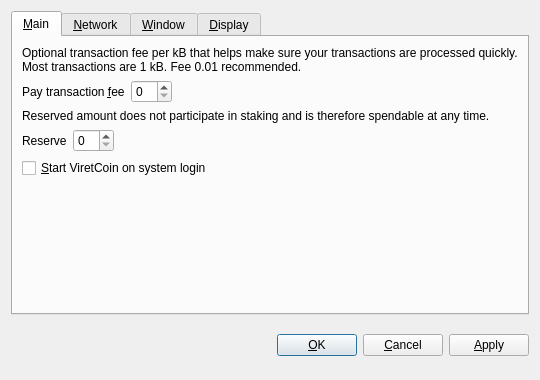
<?xml version="1.0" encoding="UTF-8"?>
<ui version="4.0">
 <class>OptionsDialog</class>
 <widget class="QDialog" name="OptionsDialog">
  <property name="geometry">
   <rect>
    <x>0</x>
    <y>0</y>
    <width>540</width>
    <height>380</height>
   </rect>
  </property>
  <property name="windowTitle">
   <string>Options</string>
  </property>
  <property name="modal">
   <bool>true</bool>
  </property>
  <layout class="QVBoxLayout" name="verticalLayout">
   <item>
    <widget class="QTabWidget" name="tabWidget">
     <property name="tabPosition">
      <enum>QTabWidget::North</enum>
     </property>
     <property name="currentIndex">
      <number>0</number>
     </property>
     <widget class="QWidget" name="tabMain">
      <attribute name="title">
       <string>&amp;Main</string>
      </attribute>
      <layout class="QVBoxLayout" name="verticalLayout_Main">
       <item>
        <widget class="QLabel" name="transactionFeeInfoLabel">
         <property name="text">
          <string>Optional transaction fee per kB that helps make sure your transactions are processed quickly. Most transactions are 1 kB. Fee 0.01 recommended.</string>
         </property>
         <property name="textFormat">
          <enum>Qt::PlainText</enum>
         </property>
         <property name="wordWrap">
          <bool>true</bool>
         </property>
        </widget>
       </item>
       <item>
        <layout class="QHBoxLayout" name="horizontalLayoutFee">
         <item>
          <widget class="QLabel" name="transactionFeeLabel">
           <property name="text">
            <string>Pay transaction &amp;fee</string>
           </property>
           <property name="textFormat">
            <enum>Qt::PlainText</enum>
           </property>
           <property name="buddy">
            <cstring>transactionFee</cstring>
           </property>
          </widget>
         </item>
         <item>
          <widget class="BitcoinAmountField" name="transactionFee"/>
         </item>
         <item>
          <spacer name="horizontalSpacerFee">
           <property name="orientation">
            <enum>Qt::Horizontal</enum>
           </property>
           <property name="sizeHint" stdset="0">
            <size>
             <width>40</width>
             <height>20</height>
            </size>
           </property>
          </spacer>
         </item>
        </layout>
       </item>
       <item>
        <widget class="QLabel" name="reserveBalanceInfoLabel">
         <property name="text">
          <string>Reserved amount does not participate in staking and is therefore spendable at any time.</string>
         </property>
         <property name="textFormat">
          <enum>Qt::PlainText</enum>
         </property>
         <property name="wordWrap">
          <bool>true</bool>
         </property>
        </widget>
       </item>
       <item>
        <layout class="QHBoxLayout" name="horizontalLayoutReserveBalance">
         <item>
          <widget class="QLabel" name="reserveBalanceLabel">
           <property name="text">
            <string>Reserve</string>
           </property>
           <property name="textFormat">
            <enum>Qt::PlainText</enum>
           </property>
           <property name="buddy">
            <cstring>reserveBalance</cstring>
           </property>
          </widget>
         </item>
         <item>
          <widget class="BitcoinAmountField" name="reserveBalance"/>
         </item>
         <item>
          <spacer name="horizontalSpacerReserveBalance">
           <property name="orientation">
            <enum>Qt::Horizontal</enum>
           </property>
           <property name="sizeHint" stdset="0">
            <size>
             <width>40</width>
             <height>20</height>
            </size>
           </property>
          </spacer>
         </item>
        </layout>
       </item>
       <item>
        <widget class="QCheckBox" name="bitcoinAtStartup">
         <property name="toolTip">
          <string>Automatically start ViretCoin after logging in to the system.</string>
         </property>
         <property name="text">
          <string>&amp;Start ViretCoin on system login</string>
         </property>
        </widget>
       </item>
       <item>
        <spacer name="verticalSpacer_Main">
         <property name="orientation">
          <enum>Qt::Vertical</enum>
         </property>
         <property name="sizeHint" stdset="0">
          <size>
           <width>20</width>
           <height>40</height>
          </size>
         </property>
        </spacer>
       </item>
      </layout>
     </widget>
     <widget class="QWidget" name="tabNetwork">
      <attribute name="title">
       <string>&amp;Network</string>
      </attribute>
      <layout class="QVBoxLayout" name="verticalLayout_Network">
       <item>
        <widget class="QCheckBox" name="mapPortUpnp">
         <property name="toolTip">
          <string>Automatically open the ViretCoin client port on the router. This only works when your router supports UPnP and it is enabled.</string>
         </property>
         <property name="text">
          <string>Map port using &amp;UPnP</string>
         </property>
        </widget>
       </item>
       <item>
        <widget class="QCheckBox" name="connectSocks">
         <property name="toolTip">
          <string>Connect to the ViretCoin network through a SOCKS proxy (e.g. when connecting through Tor).</string>
         </property>
         <property name="text">
          <string>&amp;Connect through SOCKS proxy:</string>
         </property>
        </widget>
       </item>
       <item>
        <layout class="QHBoxLayout" name="horizontalLayout_Network">
         <item>
          <widget class="QLabel" name="proxyIpLabel">
           <property name="text">
            <string>Proxy &amp;IP:</string>
           </property>
           <property name="textFormat">
            <enum>Qt::PlainText</enum>
           </property>
           <property name="buddy">
            <cstring>proxyIp</cstring>
           </property>
          </widget>
         </item>
         <item>
          <widget class="QValidatedLineEdit" name="proxyIp">
           <property name="maximumSize">
            <size>
             <width>140</width>
             <height>16777215</height>
            </size>
           </property>
           <property name="toolTip">
            <string>IP address of the proxy (e.g. 127.0.0.1)</string>
           </property>
          </widget>
         </item>
         <item>
          <widget class="QLabel" name="proxyPortLabel">
           <property name="text">
            <string>&amp;Port:</string>
           </property>
           <property name="textFormat">
            <enum>Qt::PlainText</enum>
           </property>
           <property name="buddy">
            <cstring>proxyPort</cstring>
           </property>
          </widget>
         </item>
         <item>
          <widget class="QLineEdit" name="proxyPort">
           <property name="maximumSize">
            <size>
             <width>55</width>
             <height>16777215</height>
            </size>
           </property>
           <property name="toolTip">
            <string>Port of the proxy (e.g. 9050)</string>
           </property>
          </widget>
         </item>
         <item>
          <widget class="QLabel" name="socksVersionLabel">
           <property name="text">
            <string>SOCKS &amp;Version:</string>
           </property>
           <property name="textFormat">
            <enum>Qt::PlainText</enum>
           </property>
           <property name="buddy">
            <cstring>socksVersion</cstring>
           </property>
          </widget>
         </item>
         <item>
          <widget class="QValueComboBox" name="socksVersion">
           <property name="toolTip">
            <string>SOCKS version of the proxy (e.g. 5)</string>
           </property>
          </widget>
         </item>
         <item>
          <spacer name="horizontalSpacer_Network">
           <property name="orientation">
            <enum>Qt::Horizontal</enum>
           </property>
           <property name="sizeHint" stdset="0">
            <size>
             <width>40</width>
             <height>20</height>
            </size>
           </property>
          </spacer>
         </item>
        </layout>
       </item>
       <item>
        <spacer name="verticalSpacer_Network">
         <property name="orientation">
          <enum>Qt::Vertical</enum>
         </property>
         <property name="sizeHint" stdset="0">
          <size>
           <width>20</width>
           <height>40</height>
          </size>
         </property>
        </spacer>
       </item>
      </layout>
     </widget>
     <widget class="QWidget" name="tabWindow">
      <attribute name="title">
       <string>&amp;Window</string>
      </attribute>
      <layout class="QVBoxLayout" name="verticalLayout_Window">
       <item>
        <widget class="QCheckBox" name="minimizeToTray">
         <property name="toolTip">
          <string>Show only a tray icon after minimizing the window.</string>
         </property>
         <property name="text">
          <string>&amp;Minimize to the tray instead of the taskbar</string>
         </property>
        </widget>
       </item>
       <item>
        <widget class="QCheckBox" name="minimizeOnClose">
         <property name="toolTip">
          <string>Minimize instead of exit the application when the window is closed. When this option is enabled, the application will be closed only after selecting Quit in the menu.</string>
         </property>
         <property name="text">
          <string>M&amp;inimize on close</string>
         </property>
        </widget>
       </item>
       <item>
        <spacer name="verticalSpacer_Window">
         <property name="orientation">
          <enum>Qt::Vertical</enum>
         </property>
         <property name="sizeHint" stdset="0">
          <size>
           <width>20</width>
           <height>40</height>
          </size>
         </property>
        </spacer>
       </item>
      </layout>
     </widget>
     <widget class="QWidget" name="tabDisplay">
      <attribute name="title">
       <string>&amp;Display</string>
      </attribute>
      <layout class="QVBoxLayout" name="verticalLayout_Display">
       <item>
        <layout class="QHBoxLayout" name="horizontalLayout_1_Display">
         <item>
          <widget class="QLabel" name="langLabel">
           <property name="text">
            <string>User Interface &amp;language:</string>
           </property>
           <property name="textFormat">
            <enum>Qt::PlainText</enum>
           </property>
           <property name="buddy">
            <cstring>lang</cstring>
           </property>
          </widget>
         </item>
         <item>
          <widget class="QValueComboBox" name="lang">
           <property name="toolTip">
            <string>The user interface language can be set here. This setting will take effect after restarting ViretCoin.</string>
           </property>
          </widget>
         </item>
        </layout>
       </item>
       <item>
        <layout class="QHBoxLayout" name="horizontalLayout_2_Display">
         <item>
          <widget class="QLabel" name="unitLabel">
           <property name="text">
            <string>&amp;Unit to show amounts in:</string>
           </property>
           <property name="textFormat">
            <enum>Qt::PlainText</enum>
           </property>
           <property name="buddy">
            <cstring>unit</cstring>
           </property>
          </widget>
         </item>
         <item>
          <widget class="QValueComboBox" name="unit">
           <property name="toolTip">
            <string>Choose the default subdivision unit to show in the interface and when sending coins.</string>
           </property>
          </widget>
         </item>
        </layout>
       </item>
       <item>
        <widget class="QCheckBox" name="displayAddresses">
         <property name="toolTip">
          <string>Whether to show ViretCoin addresses in the transaction list or not.</string>
         </property>
         <property name="text">
          <string>&amp;Display addresses in transaction list</string>
         </property>
        </widget>
       </item>
       <item>
        <widget class="QCheckBox" name="coinControlFeatures">
         <property name="toolTip">
          <string>Whether to show coin control features or not.</string>
         </property>
         <property name="text">
          <string>Display coin &amp;control features (experts only!)</string>
         </property>
        </widget>
       </item>
       <item>
        <spacer name="verticalSpacer_Display">
         <property name="orientation">
          <enum>Qt::Vertical</enum>
         </property>
         <property name="sizeHint" stdset="0">
          <size>
           <width>20</width>
           <height>40</height>
          </size>
         </property>
        </spacer>
       </item>
      </layout>
     </widget>
    </widget>
   </item>
   <item>
    <layout class="QHBoxLayout" name="horizontalLayout_Buttons">
     <item>
      <spacer name="horizontalSpacer_1">
       <property name="orientation">
        <enum>Qt::Horizontal</enum>
       </property>
       <property name="sizeHint" stdset="0">
        <size>
         <width>40</width>
         <height>48</height>
        </size>
       </property>
      </spacer>
     </item>
     <item>
      <widget class="QLabel" name="statusLabel">
       <property name="font">
        <font>
         <weight>75</weight>
         <bold>true</bold>
        </font>
       </property>
       <property name="text">
        <string/>
       </property>
       <property name="textFormat">
        <enum>Qt::PlainText</enum>
       </property>
       <property name="wordWrap">
        <bool>true</bool>
       </property>
      </widget>
     </item>
     <item>
      <spacer name="horizontalSpacer_2">
       <property name="orientation">
        <enum>Qt::Horizontal</enum>
       </property>
       <property name="sizeHint" stdset="0">
        <size>
         <width>40</width>
         <height>48</height>
        </size>
       </property>
      </spacer>
     </item>
     <item>
      <widget class="QPushButton" name="okButton">
       <property name="text">
        <string>&amp;OK</string>
       </property>
      </widget>
     </item>
     <item>
      <widget class="QPushButton" name="cancelButton">
       <property name="text">
        <string>&amp;Cancel</string>
       </property>
       <property name="autoDefault">
        <bool>false</bool>
       </property>
      </widget>
     </item>
     <item>
      <widget class="QPushButton" name="applyButton">
       <property name="text">
        <string>&amp;Apply</string>
       </property>
       <property name="autoDefault">
        <bool>false</bool>
       </property>
      </widget>
     </item>
    </layout>
   </item>
  </layout>
 </widget>
 <customwidgets>
  <customwidget>
   <class>BitcoinAmountField</class>
   <extends>QSpinBox</extends>
   <header>bitcoinamountfield.h</header>
  </customwidget>
  <customwidget>
   <class>QValueComboBox</class>
   <extends>QComboBox</extends>
   <header>qvaluecombobox.h</header>
  </customwidget>
  <customwidget>
   <class>QValidatedLineEdit</class>
   <extends>QLineEdit</extends>
   <header>qvalidatedlineedit.h</header>
  </customwidget>
 </customwidgets>
 <resources/>
 <connections/>
</ui>
